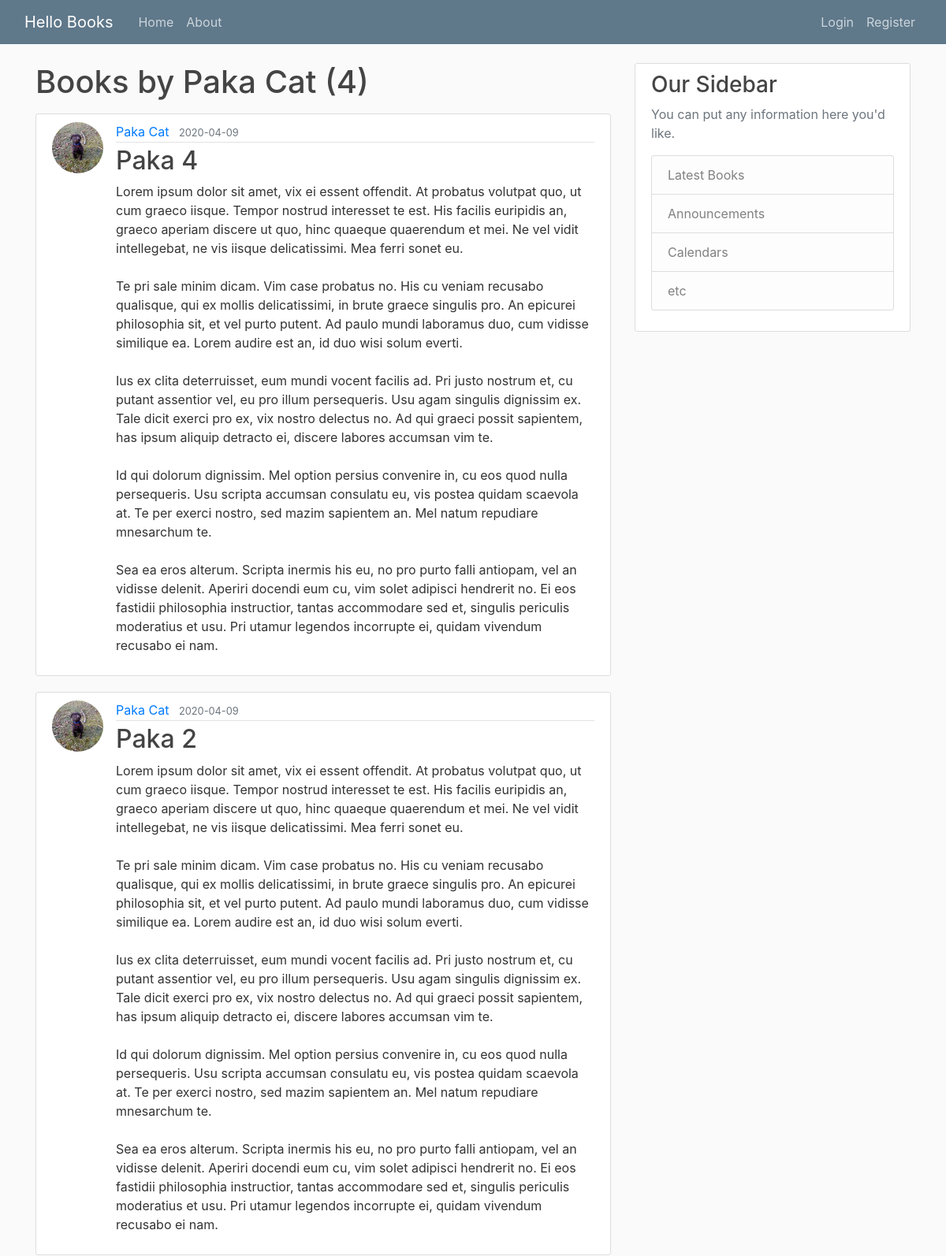
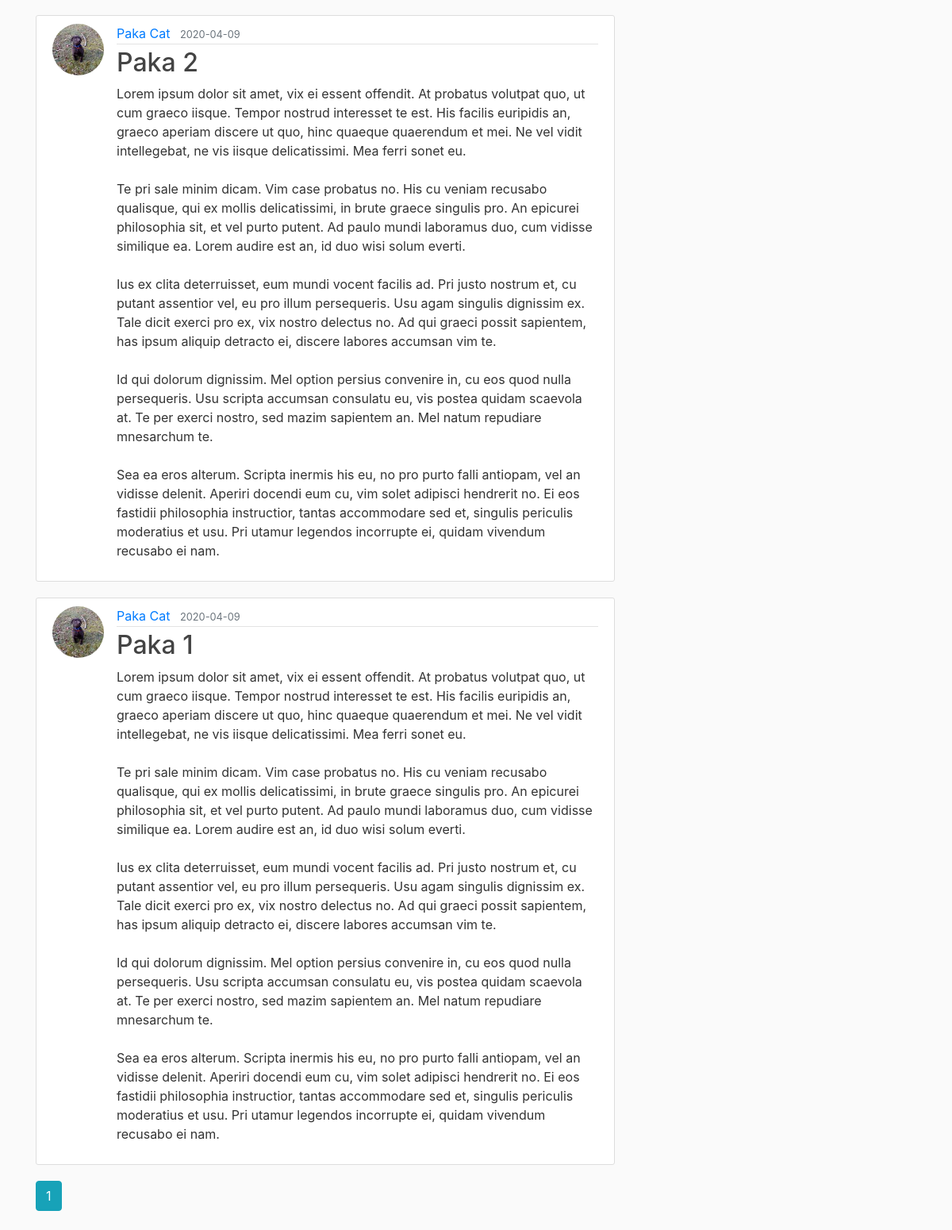
/user/Paka Cat, run on the app's committed database (2 pictures, top to bottom).
### V1.1/helloBooks/models.py (models this page shows, shortened)
class User(db.Model, UserMixin):
    id = db.Column(db.Integer, primary_key=True)
    username = db.Column(db.String(20), unique=True, nullable=False)
    email = db.Column(db.String(120), unique=True, nullable=False)
    image_file = db.Column(db.String(20), nullable=False, default='default.jpg')
    password = db.Column(db.String(60),  nullable=False)
    books = db.relationship('Book', backref='author', lazy=True)

class Book(db.Model):
    id = db.Column(db.Integer, primary_key=True)
    title = db.Column(db.String(100), nullable=False)
    content = db.Column(db.Text, nullable=False)
    date_posted = db.Column(db.DateTime, nullable=False, default=datetime.utcnow)
    user_id = db.Column(db.Integer, db.ForeignKey('user.id'), nullable=False)

### V1.1/helloBooks/users/routes.py (the view)
@users.route("/user/<string:username>")
def user_books(username):
    page = request.args.get('page', 1, type=int)
    user = User.query.filter_by(username=username).first_or_404()
    books = Book.query.filter_by(author=user).order_by(Book.date_posted.desc()).paginate(page=page, per_page=5)
    return render_template('user_books.html', books=books, user=user)

### V1.1/helloBooks/templates/user_books.html
{% extends "base.html" %}
  {% block content %}
    <h1 class="mb-3">Books by {{ user.username }} ({{ books.total }})</h1>
    {% for book in books.items %}
        <article class="media content-section">
          <img src="{{ url_for('static', filename='profile_pics/' + book.author.image_file)}}" alt="" class="rounded-circle article-img">
          <div class="media-body">
            <div class="article-metadata">
              <a class="mr-2" href="{{ url_for('users.user_books', username=book.author.username) }}">{{ book.author.username }}</a>
              <small class="text-muted">{{ book.date_posted.strftime('%Y-%m-%d') }}</small>
            </div>
            <h2><a class="article-title" href="{{ url_for('books.book', book_id=book.id) }}">{{ book.title }}</a></h2>
            <p class="article-content">{{ book.content }}</p>
          </div>
      </article>
  {% endfor %}
  {% for page_num in books.iter_pages(left_edge=1, right_edge=1, left_current=1, right_current=2) %}
      {% if page_num %}
        {% if books.page == page_num %}
          <a href="{{ url_for('users.user_books', username=user.username, page=page_num) }}" class="btn btn-info mb-4">{{page_num }}</a>
        {% else %}
        <a href="{{ url_for('users.user_books',username=user.username, page=page_num) }}" class="btn btn-outline-info mb-4">{{page_num }}</a>
        {% endif %}
      {% else %}
        ...
      {% endif %}
  {% endfor %}
  {% endblock content %}

### V1.1/helloBooks/static/main.css (style rules this page uses)
body { background: #fafafa; color: #333333; margin-top: 5rem; }
h1, h2, h3, h4, h5, h6 { color: #444444; }
.content-section { background: #ffffff; padding: 10px 20px; border: 1px solid #dddddd; border-radius: 3px; margin-bottom: 20px; }
.article-title { color: #444444; }
.article-content { white-space: pre-line; }
.article-img { height: 65px; width: 65px; margin-right: 16px; }
.article-metadata { padding-bottom: 1px; margin-bottom: 4px; border-bottom: 1px solid #e3e3e3 }

### data on the page
User: username "Paka Cat"
Book: image_file (picture), author.username "Paka Cat", date_posted "2020-04-09", title "Paka 4", content "Lorem ipsum dolor sit amet, vix ei essent offendit. At probatus volutpat quo, ut cum graeco iisque. Tempor nostrud interesset te est. His facilis euripidis an, graeco aperiam discere ut quo, hinc quaeque quaerendum et mei. Ne vel vidit intellegebat, ne vis iisque delicatissimi. Mea ferri sonet eu. Te pri sale minim dicam. Vim case probatus no. His cu veniam recusabo qualisque, qui ex mollis delicatissimi, in brute graece singulis pro. An epicurei philosophia sit, et vel purto putent. Ad paulo mundi laboramus duo, cum vidisse similique ea. Lorem audire est an, id duo wisi solum everti. Ius ex clita deterruisset, eum mundi vocent facilis ad. Pri justo nostrum et, cu putant assentior vel, eu…"
Book: image_file (picture), author.username "Paka Cat", date_posted "2020-04-09", title "Paka 2", content "Lorem ipsum dolor sit amet, vix ei essent offendit. At probatus volutpat quo, ut cum graeco iisque. Tempor nostrud interesset te est. His facilis euripidis an, graeco aperiam discere ut quo, hinc quaeque quaerendum et mei. Ne vel vidit intellegebat, ne vis iisque delicatissimi. Mea ferri sonet eu. Te pri sale minim dicam. Vim case probatus no. His cu veniam recusabo qualisque, qui ex mollis delicatissimi, in brute graece singulis pro. An epicurei philosophia sit, et vel purto putent. Ad paulo mundi laboramus duo, cum vidisse similique ea. Lorem audire est an, id duo wisi solum everti. Ius ex clita deterruisset, eum mundi vocent facilis ad. Pri justo nostrum et, cu putant assentior vel, eu…"
Book: image_file (picture), author.username "Paka Cat", date_posted "2020-04-09", title "Paka 2", content "Lorem ipsum dolor sit amet, vix ei essent offendit. At probatus volutpat quo, ut cum graeco iisque. Tempor nostrud interesset te est. His facilis euripidis an, graeco aperiam discere ut quo, hinc quaeque quaerendum et mei. Ne vel vidit intellegebat, ne vis iisque delicatissimi. Mea ferri sonet eu. Te pri sale minim dicam. Vim case probatus no. His cu veniam recusabo qualisque, qui ex mollis delicatissimi, in brute graece singulis pro. An epicurei philosophia sit, et vel purto putent. Ad paulo mundi laboramus duo, cum vidisse similique ea. Lorem audire est an, id duo wisi solum everti. Ius ex clita deterruisset, eum mundi vocent facilis ad. Pri justo nostrum et, cu putant assentior vel, eu…"
Book: image_file (picture), author.username "Paka Cat", date_posted "2020-04-09", title "Paka 1", content "Lorem ipsum dolor sit amet, vix ei essent offendit. At probatus volutpat quo, ut cum graeco iisque. Tempor nostrud interesset te est. His facilis euripidis an, graeco aperiam discere ut quo, hinc quaeque quaerendum et mei. Ne vel vidit intellegebat, ne vis iisque delicatissimi. Mea ferri sonet eu. Te pri sale minim dicam. Vim case probatus no. His cu veniam recusabo qualisque, qui ex mollis delicatissimi, in brute graece singulis pro. An epicurei philosophia sit, et vel purto putent. Ad paulo mundi laboramus duo, cum vidisse similique ea. Lorem audire est an, id duo wisi solum everti. Ius ex clita deterruisset, eum mundi vocent facilis ad. Pri justo nostrum et, cu putant assentior vel, eu…"

### other printed values
{{ books.total }} "4"
{{ page_num }} "1"
